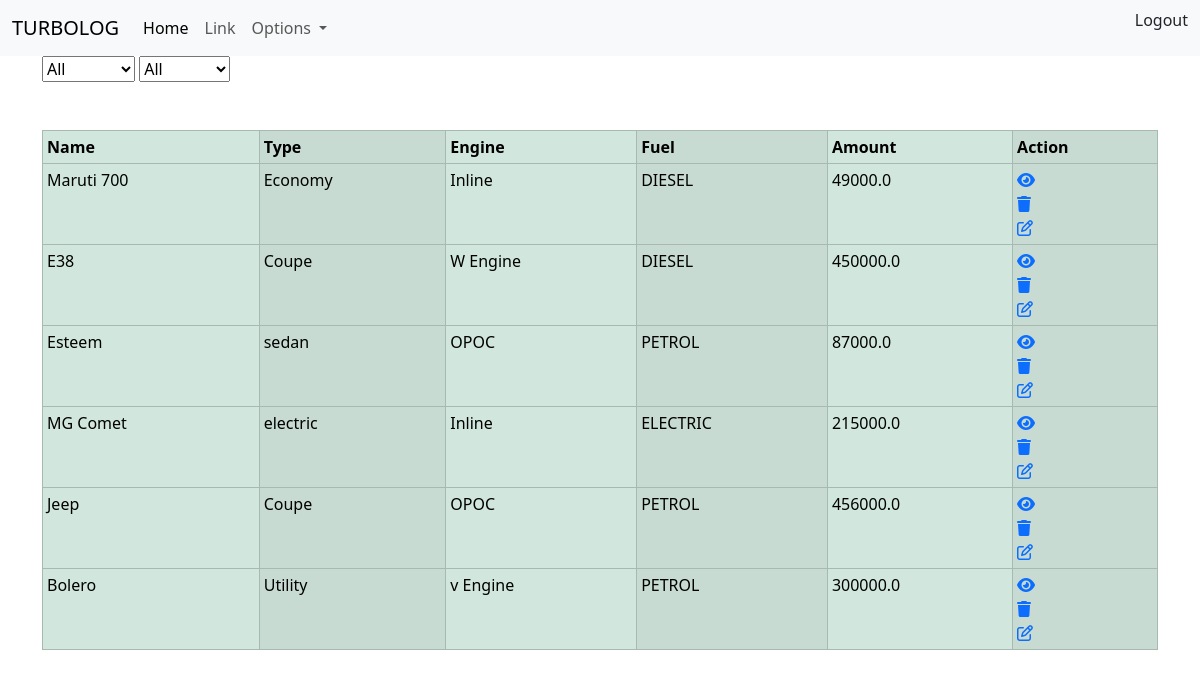
Page /vehicle/view/ (signed in) on the earlier database version.
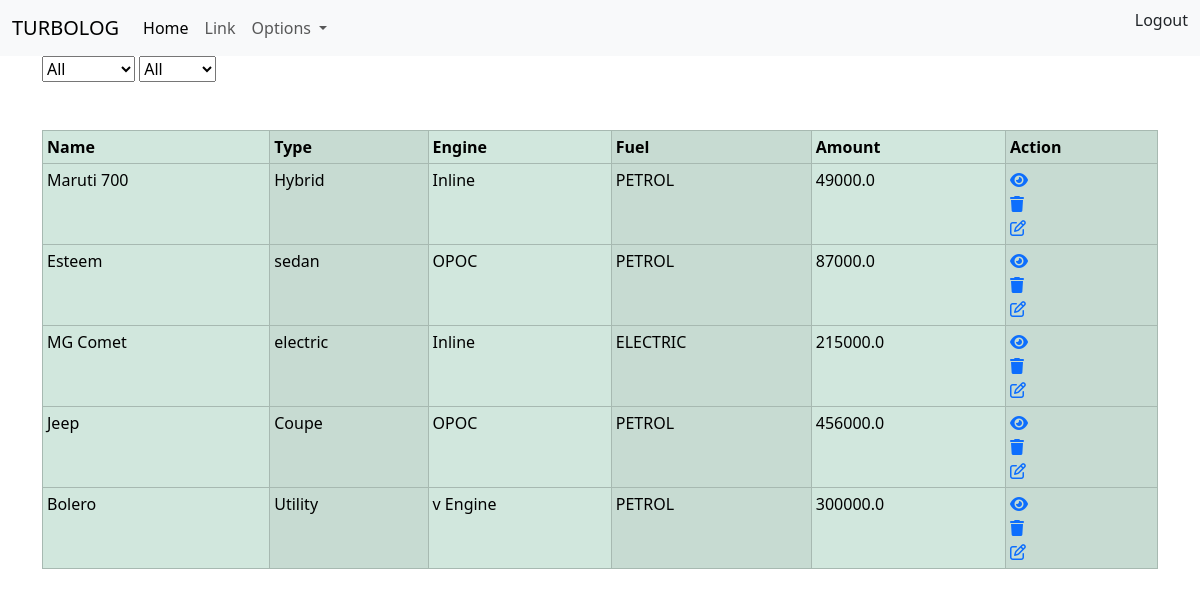
Same page on the later database version.
### vehicle/models.py (models this page shows)
class Vehicle(models.Model):
    name = models.CharField(max_length=100)
    TYPE_OPTIONS = (
        ('Economy','Economy'),
        ('SUV','SUV'),
        ('sedan','sedan'),
        ('Hatchback','Hatchback'),
        ('electric','electric'),
        ('Hybrid','Hybrid'),
        ('Sports car','Sports car'),
        ('Coupe','Coupe'),
        ('Utility','Utility')
    )
    type = models.CharField(max_length=200,choices=TYPE_OPTIONS,default='Economy')
    ENGINE_TYPES = (
        ('Inline','Inline'),
        ('v Engine','v Engine'),
        ('W Engine','W Engine'),
        ('OPOC','OPOC')
    )
    engine = models.CharField(max_length=100,choices=ENGINE_TYPES,default='v Engine')
    FUEL_OPTIONS = (
        ('PETROL','PETROL'),
        ('DIESEL','DIESEL'),
        ('CNG','CNG'),
        ('ELECTRIC','ELECTRIC')
    )
    fuel = models.CharField(max_length=100,choices=FUEL_OPTIONS,default='PETROL')
    date = models.DateField(auto_now_add=True)
    amount = models.FloatField()

### vehicle/views.py (the view)
# urls.py: path('vehicle/view/',views.VehicleView.as_view(),name='viewvehicle'),
@method_decorator(authenication,name='dispatch')
class VehicleView(View):
    template_name='vehicle_view.html'
    def get(self,request,*args,**kwargs):
        a = Vehicle.objects.all()
        fuel_options =  Vehicle.objects.all().values_list('fuel',flat=True).distinct()
        selected_category = request.GET.get('fuel','all')
        if selected_category == 'all' :
            a = Vehicle.objects.all()
        else:
            a = Vehicle.objects.filter(fuel=selected_category)
        vehicle_category = Vehicle.objects.all().values_list('type',flat=True).distinct()
        print(vehicle_category)
        selected_category_type = request.GET.get('vehicle_type','all')
        if selected_category == 'all' :
            a = Vehicle.objects.all()
        else:
            a = Vehicle.objects.filter(type=selected_category_type)
        return render(request,self.template_name,{'data':a,'fuel_type':fuel_options,'selected_category':selected_category,'vehicle_type':vehicle_category,'selected_category':selected_category_type})

### vehicle/templates/vehicle_view.html (shortened to what this page needs)
{%extends 'base.html'%}
{%block main_block%}
<div class="container">
    <form action="">
        <select name="fuel" id="" onchange="this.form.submit()" >
            <option value="all" {%if selected_category == all %} selected {%endif%}>All</option>
        </select>
        <select name="vehicle_type" id="" onchange="this.form.submit()">
            <option value="all" {%if selected_category == all %} selected {%endif%}>All</option>
        </select>
    </form>
    <table class="table table-bordered table-sm table-success table-striped-columns mt-5">
        <tr>
            <th>Name</th>
            <th>Type</th>
            <th>Engine</th>
            <th>Fuel</th>
            <th>Amount</th>
            <th>Action</th>
        </tr>
        {% for i in data %}
        <tr>
            <td>{{i.name}}</td>
            <td>{{i.type}}</td>
            <td>{{i.engine}}</td>
            <td>{{i.fuel}}</td>
            <td>{{i.amount}}</td>
            <td>
                <a href="{%url 'vehicledetailview' i.id%}"><i class="fa-sharp fa-solid fa-eye"></i></a><br>
                <a href="{%url 'vehicledelete' i.id%}"><i class="fa-solid fa-trash"></i></a> <br>
                <a href="{%url 'vehicleupdate' i.id%}"><i class="fa-regular fa-pen-to-square"></i></a>
            </td>
        </tr>
        {% endfor %}
    </table>
</div>
{%endblock%}

### vehicle/templates/base.html (shortened to what this page needs)
<!DOCTYPE html>
<html lang="en">
<head>
    <link href="https://cdn.jsdelivr.net/npm/bootstrap@5.3.3/dist/css/bootstrap.min.css" rel="stylesheet">
</head>
<body>
    <nav class="navbar bg-dark navbar-expand-lg bg-body-tertiary" style="position:sticky; z-index: 1000; top: 0;">
        <div class="container-fluid">
          <a class="navbar-brand" href="#">TURBOLOG</a>
          <div class="collapse navbar-collapse" id="navbarSupportedContent">
            <ul class="navbar-nav me-auto mb-2 mb-lg-0">
              <li class="nav-item">
                <a class="nav-link active" aria-current="page" href="{% url 'home'%}">Home</a>
              </li>
              <li class="nav-item">
                <a class="nav-link" href="#">Link</a>
              </li>
              <li class="nav-item dropdown">
                <a class="nav-link dropdown-toggle" href="#" role="button" data-bs-toggle="dropdown" aria-expanded="false">
                  Options
                </a>
              </li>
            </ul>
            <ul class="nav-item">
              <a class="nav-link" href="{%url 'logout'%}">Logout</a>
            </ul>
          </div>
        </div>
      </nav>
      {%block main_block%}
      {%endblock%}
</body>
</html>

Differences in the rows shown:
removed Vehicle: name "E38", type "Coupe", engine "W Engine", fuel "DIESEL", amount "450000.0"
changed Vehicle "Maruti 700": type "Economy" → "Hybrid"; fuel "DIESEL" → "PETROL"
